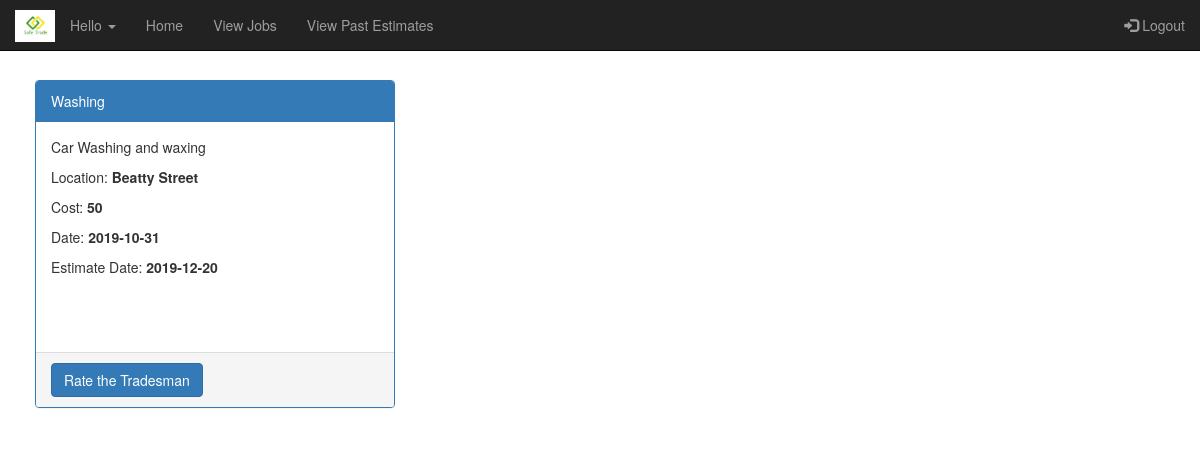
Page /viewExpiredJobs.php?uid=19 on the earlier database version.
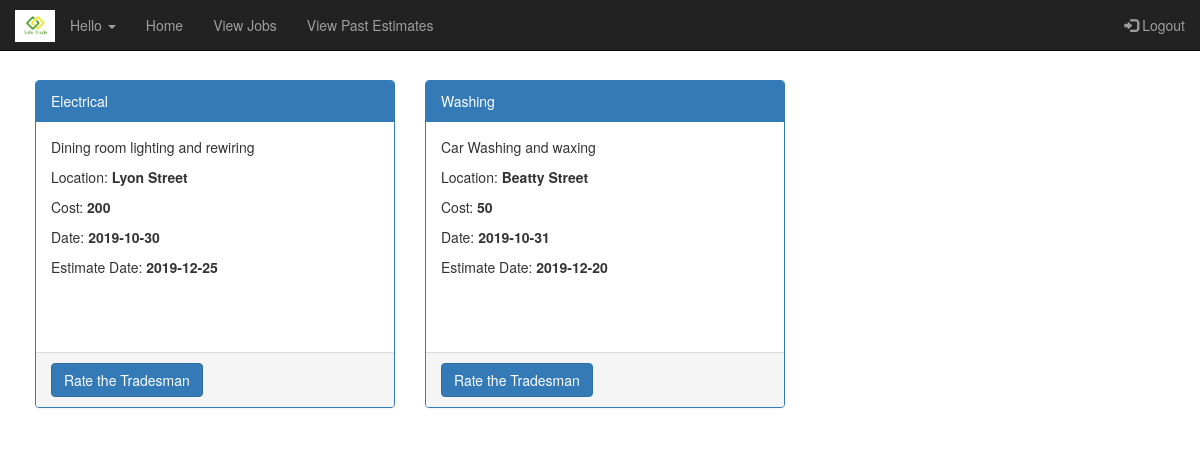
Same page on the later database version.
### tables this page shows
CREATE TABLE `jobdetails` (
  `JobId` int(11) NOT NULL,
  `UId` int(11) NOT NULL,
  `JobType` varchar(255) NOT NULL,
  `JobDescription` varchar(255) NOT NULL,
  `Location` varchar(50) NOT NULL,
  `CostRange` double NOT NULL,
  `ActiveDate` date NOT NULL,
  `EstimateDate` date NOT NULL,
  `IsClosed` int(11) NOT NULL,
  `IsEstimateAccepted` int(11) NOT NULL
);

### classes/Job.php (called while the page is built, shortened)
<?php
class Job{
  private $jid = null;
  private $jdescription = "";
  private $jtype = "";
  private $cost = null;
  private $activedate = "";
  private $estimationdate = null;
  private $location = null;
  public function __construct($jid,$uid, $jtype,$jdescription,$location,   $cost, $activedate,$estimationdate,$isclosed){
    $this->jid = $jid;
    $this->jdescription = $jdescription;
    $this->jtype = $jtype;
    $this->cost = $cost;
    $this->activedate = $activedate;
    $this->estimationdate = $estimationdate;
    $this->location = $location;
  }
  public static function findExpiredByUser($mysqli, $uid){
    $today=date('Y-m-d');
    $sql = sprintf("select * from jobdetails where IsClosed=0 and IsEstimateAccepted=1 and UId=%s and ActiveDate<'%s'", $uid,$today);
    $result = $mysqli->query($sql);
    if ($result){
      $jobs = new Collection();
      while($row = $result->fetch_assoc()){
        $job = new Job($row['JobId'],$row['UId'], $row['JobType'], $row['JobDescription'], $row['Location'], $row['CostRange'], $row['ActiveDate'], $row['EstimateDate'],$row['IsClosed']);
        $jobs->Add($row['JobId'], $job);
      }
    }
    return $jobs;
  }
  public function getJobId(){
    return $this->jid;
  }
  public function getJobDescription(){
    return $this->jdescription;
  }
  public function getJobType(){
    return $this->jtype;
  }
  public function getLocation(){
    return $this->location;
  }
  public function getCost(){
    return $this->cost;
  }
  public function getActiveDate(){
    return $this->activedate;
  }
  public function getEstimateDate(){
    return $this->estimationdate;
  }
}
?>

### classes/Collection.php (called while the page is built, shortened)
<?php
class Collection {
    private $records = array();
    public function add($key, $record){
        $result = false;
        if ($key != null) {
            $this->records[$key] = $record;
            $result = true;
        }
        return $result;
    }
    public function getRecords(){
        return $this->records;
    }
}
?>

### viewExpiredJobs.php (the view, shortened to what this page needs)
<?php
require_once("headers.php");
require_once("footer.php");
$jobs = Job::findExpiredByUser($mysqli,$_GET['uid']);
?>
<div class="container">
<div class="row">
    <?php
     $count=0;
     foreach($jobs->getRecords() as $id => $job)
     {
        $count=$count+1;
     }
     if($count ==0)
     {
      echo '<h3 style="font-style:italic;">No expired jobs to show</h3>';
     }
    else{
    foreach($jobs->getRecords() as $id => $job){  ?>
<div class="col-sm-4">
      <div class="panel panel-primary">
        <div class="panel-heading"><?php echo $job->getJobType(); ?></div>
        <div class="panel-body" style="height:230px">
        <p><?php echo $job->getJobDescription(); ?></p>
        <p>Location: <b><?php echo $job->getLocation(); ?></b></p>
        <p>Cost: <b><?php echo $job->getCost(); ?></b></p>
        <p>Date: <b><?php echo $job->getActiveDate(); ?></b></p>
        <p>Estimate Date: <b><?php echo $job->getEstimateDate(); ?></b></p>
        </div>
        <div class="panel-footer pviewrate">
            <a href="rate.php?jid=<?php echo $job->getJobId();?>&uid=<?php echo $_GET['uid'];?>" class="btn btn-primary viewrate" name="viewrate">Rate the Tradesman</a>
        </div>
      </div>
      </div>
    <?php }};
   ?>
</div>
</div>

Differences in the rows shown:
now on this page (row edited): jobdetails: JobType "Electrical", JobDescription "Dining room lighting and rewiring", Location "Lyon Street", CostRange "200", ActiveDate "2019-10-30", EstimateDate "2019-12-25"
